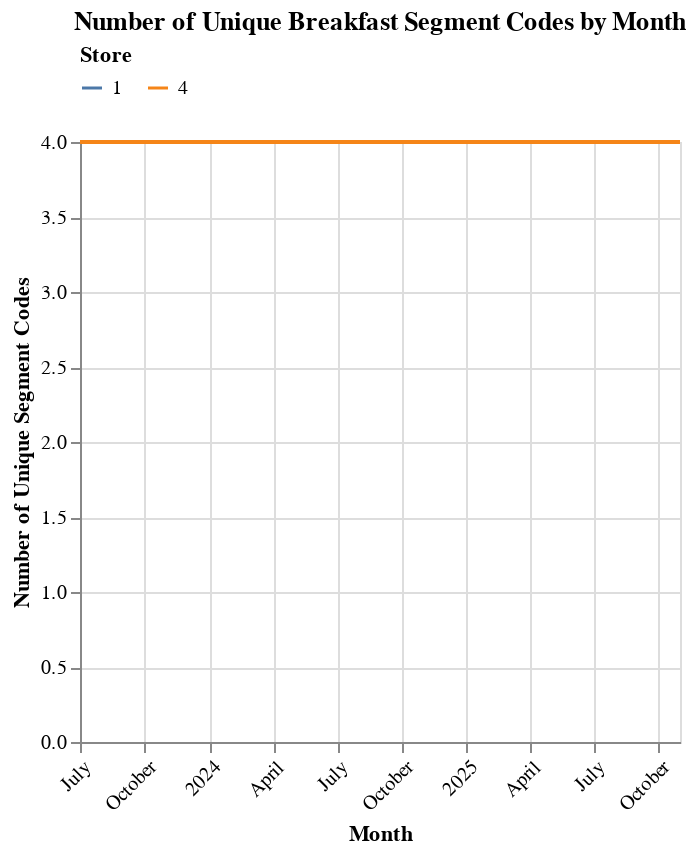

This figure's notebook cell:
### Code cell
# Check if all segment codes are present in the entire period for each store
unique_breakfast_segment_codes = median_prices_breakfast.groupby(['year_month', "store_id"])['segment_code'].nunique().reset_index()
display(unique_breakfast_segment_codes.head())
unique_breakfast_segment_codes['year_month'] = unique_breakfast_segment_codes['year_month'].dt.to_timestamp()

alt.Chart(unique_breakfast_segment_codes).mark_line().encode(
    x=alt.X('year_month', title='Month', axis=alt.Axis(labelAngle=-45)),
    y=alt.Y('segment_code', title='Number of Unique Segment Codes'),
    color=alt.Color('store_id:N', title='Store', legend=alt.Legend(orient='top', titleOrient='top'))
).properties(
    title='Number of Unique Breakfast Segment Codes by Month'
)

### Figure 1 — Vega-Lite specification as saved in the notebook (floating-point values rounded to 4 significant figures)
{"config": {"view": {"continuousWidth": 300, "continuousHeight": 300}}, "data": {"name": "data-a2a5b29673e8daf31861e3af12be9f76"}, "mark": {"type": "line"}, "encoding": {"color": {"field": "store_id", "legend": {"orient": "top", "titleOrient": "top"}, "title": "Store", "type": "nominal"}, "x": {"axis": {"labelAngle": -45}, "field": "year_month", "title": "Month", "type": "temporal"}, "y": {"field": "segment_code", "title": "Number of Unique Segment Codes", "type": "quantitative"}}, "title": "Number of Unique Breakfast Segment Codes by Month", "$schema": "https://vega.github.io/schema/vega-lite/v5.20.1.json", "datasets": {"data-a2a5b29673e8daf31861e3af12be9f76": [{"year_month": "2023-07-01T00:00:00", "store_id": 1, "segment_code": 4}, {"year_month": "2023-07-01T00:00:00", "store_id": 4, "segment_code": 4}, {"year_month": "2023-08-01T00:00:00", "store_id": 1, "segment_code": 4}, {"year_month": "2023-08-01T00:00:00", "store_id": 4, "segment_code": 4}, {"year_month": "2023-09-01T00:00:00", "store_id": 1, "segment_code": 4}, {"year_month": "2023-09-01T00:00:00", "store_id": 4, "segment_code": 4}, {"year_month": "2023-10-01T00:00:00", "store_id": 1, "segment_code": 4}, {"year_month": "2023-10-01T00:00:00", "store_id": 4, "segment_code": 4}, {"year_month": "2023-11-01T00:00:00", "store_id": 1, "segment_code": 4}, {"year_month": "2023-11-01T00:00:00", "store_id": 4, "segment_code": 4}, {"year_month": "2023-12-01T00:00:00", "store_id": 1, "segment_code": 4}, {"year_month": "2023-12-01T00:00:00", "store_id": 4, "segment_code": 4}, {"year_month": "2024-01-01T00:00:00", "store_id": 1, "segment_code": 4}, {"year_month": "2024-01-01T00:00:00", "store_id": 4, "segment_code": 4}, {"year_month": "2024-02-01T00:00:00", "store_id": 1, "segment_code": 4}, {"year_month": "2024-02-01T00:00:00", "store_id": 4, "segment_code": 4}, {"year_month": "2024-03-01T00:00:00", "store_id": 1, "segment_code": 4}, {"year_month": "2024-03-01T00:00:00", "store_id": 4, "segment_code": 4}, {"year_month": "2024-04-01T00:00:00", "store_id": 1, "segment_code": 4}, {"year_month": "2024-04-01T00:00:00", "store_id": 4, "segment_code": 4}, {"year_month": "2024-05-01T00:00:00", "store_id": 1, "segment_code": 4}, {"year_month": "2024-05-01T00:00:00", "store_id": 4, "segment_code": 4}, {"year_month": "2024-06-01T00:00:00", "store_id": 1, "segment_code": 4}, {"year_month": "2024-06-01T00:00:00", "store_id": 4, "segment_code": 4}, {"year_month": "2024-07-01T00:00:00", "store_id": 1, "segment_code": 4}, {"year_month": "2024-07-01T00:00:00", "store_id": 4, "segment_code": 4}, {"year_month": "2024-08-01T00:00:00", "store_id": 1, "segment_code": 4}, {"year_month": "2024-08-01T00:00:00", "store_id": 4, "segment_code": 4}, {"year_month": "2024-09-01T00:00:00", "store_id": 1, "segment_code": 4}, {"year_month": "2024-09-01T00:00:00", "store_id": 4, "segment_code": 4}, {"year_month": "2024-10-01T00:00:00", "store_id": 1, "segment_code": 4}, {"year_month": "2024-10-01T00:00:00", "store_id": 4, "segment_code": 4}, {"year_month": "2024-11-01T00:00:00", "store_id": 1, "segment_code": 4}, {"year_month": "2024-11-01T00:00:00", "store_id": 4, "segment_code": 4}, {"year_month": "2024-12-01T00:00:00", "store_id": 1, "segment_code": 4}, {"year_month": "2024-12-01T00:00:00", "store_id": 4, "segment_code": 4}, {"year_month": "2025-01-01T00:00:00", "store_id": 1, "segment_code": 4}, {"year_month": "2025-01-01T00:00:00", "store_id": 4, "segment_code": 4}, {"year_month": "2025-02-01T00:00:00", "store_id": 1, "segment_code": 4}, {"year_month": "2025-02-01T00:00:00", "store_id": 4, "segment_code": 4}, {"year_month": "2025-03-01T00:00:00", "store_id": 1, "segment_code": 4}, {"year_month": "2025-03-01T00:00:00", "store_id": 4, "segment_code": 4}, {"year_month": "2025-04-01T00:00:00", "store_id": 1, "segment_code": 4}, {"year_month": "2025-04-01T00:00:00", "store_id": 4, "segment_code": 4}, {"year_month": "2025-05-01T00:00:00", "store_id": 1, "segment_code": 4}, {"year_month": "2025-05-01T00:00:00", "store_id": 4, "segment_code": 4}, {"year_month": "2025-06-01T00:00:00", "store_id": 1, "segment_code": 4}, {"year_month": "2025-06-01T00:00:00", "store_id": 4, "segment_code": 4}, {"year_month": "2025-07-01T00:00:00", "store_id": 1, "segment_code": 4}, {"year_month": "2025-07-01T00:00:00", "store_id": 4, "segment_code": 4}, {"year_month": "2025-08-01T00:00:00", "store_id": 1, "segment_code": 4}, {"year_month": "2025-08-01T00:00:00", "store_id": 4, "segment_code": 4}, {"year_month": "2025-09-01T00:00:00", "store_id": 1, "segment_code": 4}, {"year_month": "2025-09-01T00:00:00", "store_id": 4, "segment_code": 4}, {"year_month": "2025-10-01T00:00:00", "store_id": 1, "segment_code": 4}, {"year_month": "2025-11-01T00:00:00", "store_id": 1, "segment_code": 4}, {"year_month": "2025-11-01T00:00:00", "store_id": 4, "segment_code": 4}]}}
